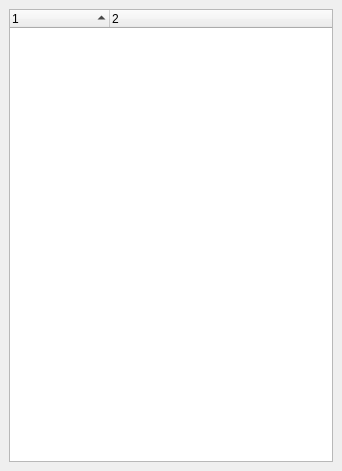
<?xml version="1.0" encoding="UTF-8"?>
<ui version="4.0">
 <class>CurveTreeDockWidget</class>
 <widget class="QDockWidget" name="CurveTreeDockWidget">
  <property name="geometry">
   <rect>
    <x>0</x>
    <y>0</y>
    <width>342</width>
    <height>471</height>
   </rect>
  </property>
  <property name="windowTitle">
   <string>Plot browser</string>
  </property>
  <widget class="QWidget" name="container">
   <layout class="QVBoxLayout" name="verticalLayout">
    <item>
     <widget class="QTreeWidget" name="treeWidget">
      <property name="sortingEnabled">
       <bool>true</bool>
      </property>
      <property name="columnCount">
       <number>2</number>
      </property>
      <column>
       <property name="text">
        <string notr="true">1</string>
       </property>
      </column>
      <column>
       <property name="text">
        <string notr="true">2</string>
       </property>
      </column>
     </widget>
    </item>
   </layout>
  </widget>
 </widget>
 <resources/>
 <connections/>
</ui>
